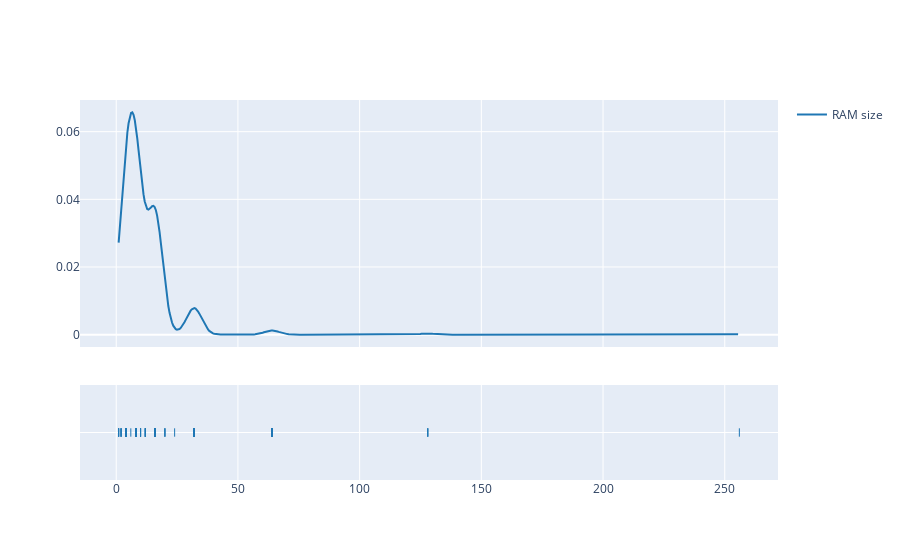

Notebook code cell kept with this figure:
### Markdown cell above
**Biểu đồ displot thể hiện xác suất mật độ phân phối các giá trị của dữ liệu biến 'RAM size'.**

### Code cell
create_distplot(hist_data=[data['RAM size']], group_labels = ['RAM size'], show_hist=False)

### Figure 1 — Plotly figure (JSON) as saved in the notebook; plotly's stock layout.template omitted (floating-point values rounded to 4 significant figures; data arrays with more than 128 entries replaced by an {"elided": "..."} marker saying what was removed)
{"data": [{"legendgroup": "RAM size", "marker": {"color": "rgb(31, 119, 180)"}, "mode": "lines", "name": "RAM size", "showlegend": true, "type": "scatter", "x": {"elided": "500 float values"}, "xaxis": "x", "y": {"elided": "500 float values"}, "yaxis": "y"}, {"legendgroup": "RAM size", "marker": {"color": "rgb(31, 119, 180)", "symbol": "line-ns-open"}, "mode": "markers", "name": "RAM size", "showlegend": false, "type": "scatter", "x": {"elided": "1145 int values"}, "xaxis": "x", "y": {"elided": "1145 str values"}, "yaxis": "y2"}], "layout": {"barmode": "overlay", "hovermode": "closest", "legend": {"traceorder": "reversed"}, "xaxis": {"anchor": "y2", "domain": [0, 1], "zeroline": false}, "yaxis": {"anchor": "free", "domain": [0.35, 1], "position": 0}, "yaxis2": {"anchor": "x", "domain": [0, 0.25], "dtick": 1, "showticklabels": false}}}
